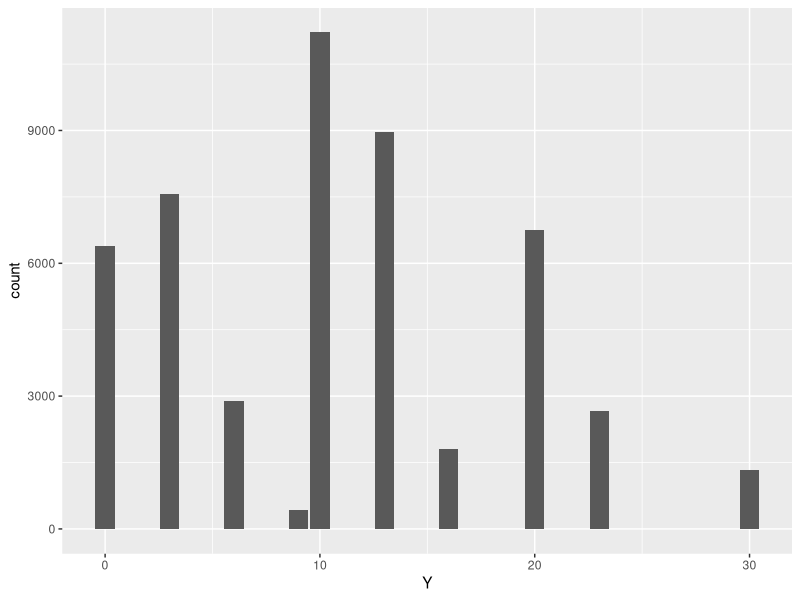
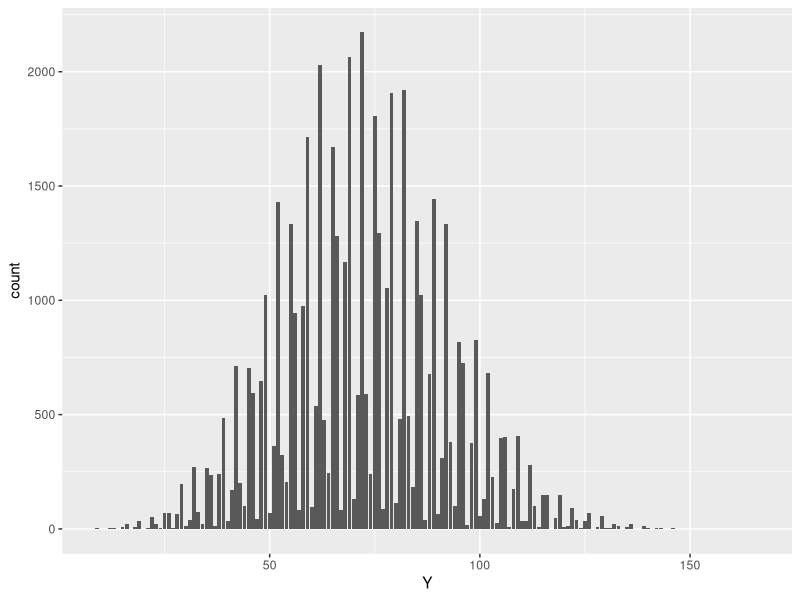
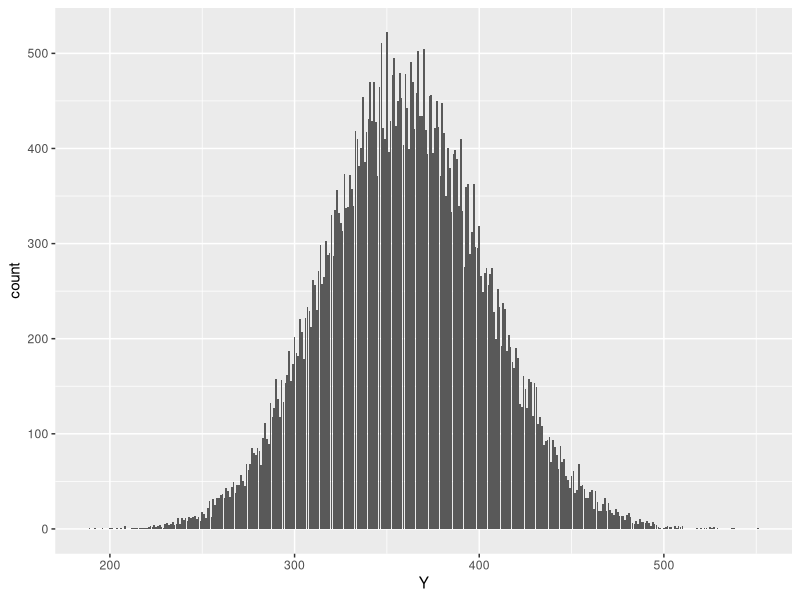

The R script that drew these images, in order:
## ---- chunk 1
library(tidyverse)
library(dplyr)
library(ggplot2)
## ---- chunk 2
Gen_X_numbers <- function(n) {
  random_numbers <- runif(n, min = 0, max = 1)
  vec <- c()
  for (i in random_numbers) {
    if (i >= 0 & i < 0.5) {
      vec <- c(vec, 0)
    } else if (i >= 0.5 & i < 0.7) {
      vec <- c(vec, 3)
    } else if (i >= 0.7 & i <= 1) {
      vec <- c(vec, 10)
    } 
  }
  vec
}
Gen_X_numbers(4)
## ---- chunk 3
Gen_Y_samples <- function(m, n) {
  index_values <- c(seq(1, m))
  df <- data.frame(index = index_values)
  df <- df %>%
    mutate(Y = map_dbl(index, ~sum(Gen_X_numbers(n))))
}
Gen_Y_samples(5,2)
## ---- chunk 4
data <- Gen_Y_samples(50000, 3)
data
data %>%
  ggplot(aes(x = Y)) + geom_bar()
## ---- chunk 5
data <- Gen_Y_samples(50000, 20)
data
data %>%
  ggplot(aes(x = Y)) + geom_bar()
## ---- chunk 6
data <- Gen_Y_samples(50000, 100)
data
data %>%
  ggplot(aes(x = Y)) + geom_bar()
